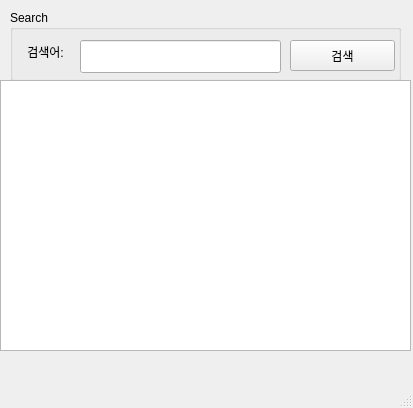
<?xml version="1.0" encoding="UTF-8"?>
<ui version="4.0">
 <class>MainWindow</class>
 <widget class="QMainWindow" name="MainWindow">
  <property name="geometry">
   <rect>
    <x>0</x>
    <y>0</y>
    <width>413</width>
    <height>408</height>
   </rect>
  </property>
  <property name="windowTitle">
   <string>네이버 검색</string>
  </property>
  <widget class="QWidget" name="centralwidget">
   <widget class="QGroupBox" name="groupBox">
    <property name="geometry">
     <rect>
      <x>10</x>
      <y>10</y>
      <width>391</width>
      <height>71</height>
     </rect>
    </property>
    <property name="title">
     <string>Search</string>
    </property>
    <widget class="QLabel" name="label">
     <property name="geometry">
      <rect>
       <x>10</x>
       <y>30</y>
       <width>51</width>
       <height>23</height>
      </rect>
     </property>
     <property name="text">
      <string>검색어:</string>
     </property>
     <property name="alignment">
      <set>Qt::AlignCenter</set>
     </property>
    </widget>
    <widget class="QPushButton" name="btnSearch">
     <property name="geometry">
      <rect>
       <x>280</x>
       <y>30</y>
       <width>105</width>
       <height>31</height>
      </rect>
     </property>
     <property name="text">
      <string>검색</string>
     </property>
    </widget>
    <widget class="QLineEdit" name="txtSearchWord">
     <property name="geometry">
      <rect>
       <x>70</x>
       <y>30</y>
       <width>201</width>
       <height>33</height>
      </rect>
     </property>
    </widget>
   </widget>
   <widget class="QTableWidget" name="tblResult">
    <property name="geometry">
     <rect>
      <x>0</x>
      <y>80</y>
      <width>411</width>
      <height>271</height>
     </rect>
    </property>
   </widget>
  </widget>
  <widget class="QMenuBar" name="menubar">
   <property name="geometry">
    <rect>
     <x>0</x>
     <y>0</y>
     <width>413</width>
     <height>29</height>
    </rect>
   </property>
  </widget>
  <widget class="QStatusBar" name="stsResult"/>
 </widget>
 <resources/>
 <connections/>
</ui>
